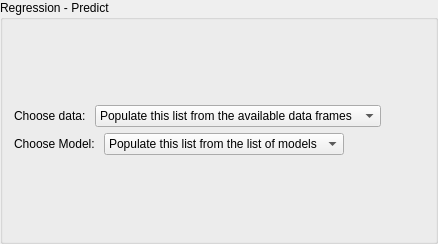
<?xml version="1.0" encoding="UTF-8"?>
<ui version="4.0">
 <class>regression</class>
 <widget class="QGroupBox" name="regression">
  <property name="geometry">
   <rect>
    <x>0</x>
    <y>0</y>
    <width>438</width>
    <height>244</height>
   </rect>
  </property>
  <property name="minimumSize">
   <size>
    <width>400</width>
    <height>150</height>
   </size>
  </property>
  <property name="maximumSize">
   <size>
    <width>16777215</width>
    <height>999999</height>
   </size>
  </property>
  <property name="windowTitle">
   <string>Regression</string>
  </property>
  <property name="title">
   <string>Regression - Predict</string>
  </property>
  <layout class="QVBoxLayout" name="verticalLayout_2">
   <item>
    <layout class="QVBoxLayout" name="regression_vlayout">
     <item>
      <layout class="QHBoxLayout" name="regression_choosedata_hlayout">
       <item>
        <widget class="QLabel" name="regression_choosedata_label">
         <property name="text">
          <string>Choose data: </string>
         </property>
        </widget>
       </item>
       <item>
        <widget class="QComboBox" name="regression_choosedata">
         <property name="iconSize">
          <size>
           <width>50</width>
           <height>20</height>
          </size>
         </property>
         <item>
          <property name="text">
           <string>Populate this list from the available data frames</string>
          </property>
         </item>
        </widget>
       </item>
       <item>
        <spacer name="regression_choosedata_spacer">
         <property name="orientation">
          <enum>Qt::Horizontal</enum>
         </property>
         <property name="sizeHint" stdset="0">
          <size>
           <width>40</width>
           <height>20</height>
          </size>
         </property>
        </spacer>
       </item>
      </layout>
     </item>
     <item>
      <layout class="QHBoxLayout" name="regression_choosealg_hlayout">
       <item>
        <widget class="QLabel" name="regression_choosealg_label">
         <property name="text">
          <string>Choose Model: </string>
         </property>
        </widget>
       </item>
       <item>
        <widget class="QComboBox" name="regression_choosealg">
         <property name="iconSize">
          <size>
           <width>50</width>
           <height>20</height>
          </size>
         </property>
         <item>
          <property name="text">
           <string>Populate this list from the list of models</string>
          </property>
         </item>
        </widget>
       </item>
       <item>
        <spacer name="regression_choosealg_spacer">
         <property name="orientation">
          <enum>Qt::Horizontal</enum>
         </property>
         <property name="sizeHint" stdset="0">
          <size>
           <width>40</width>
           <height>20</height>
          </size>
         </property>
        </spacer>
       </item>
      </layout>
     </item>
    </layout>
   </item>
  </layout>
 </widget>
 <resources/>
 <connections/>
</ui>
